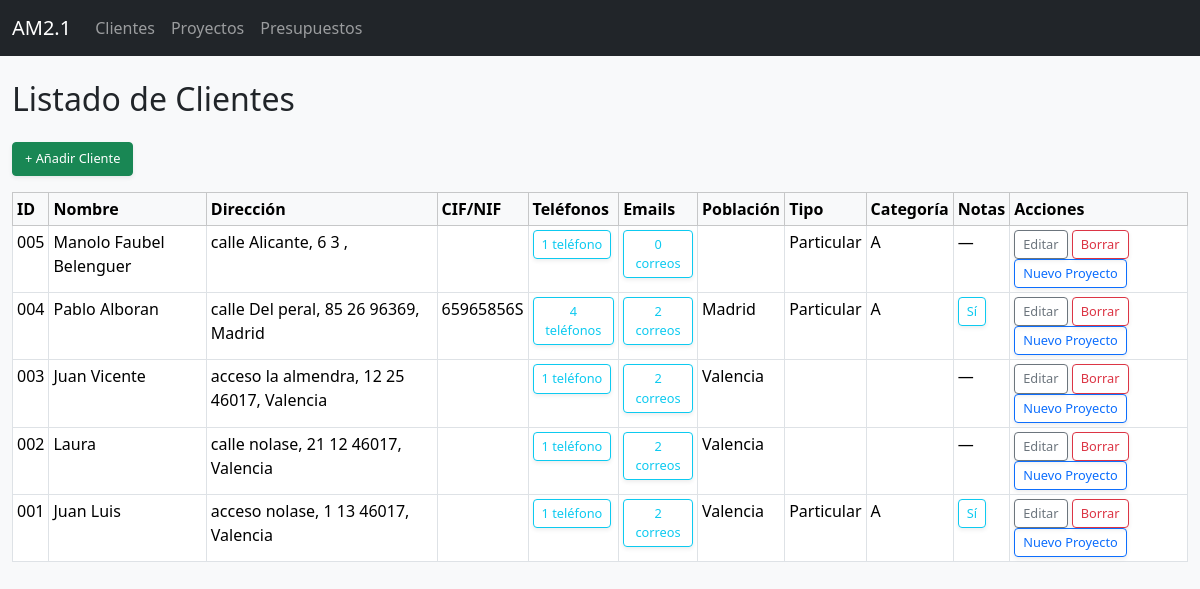
Screenshot of /clientes with the database file from the repository.
### tables this page shows
CREATE TABLE clientes (
            id INTEGER PRIMARY KEY AUTOINCREMENT,
            nombre TEXT NOT NULL,
            tipo_via TEXT,
            nombre_via TEXT,
            numero_via TEXT,
            puerta TEXT,
            codigo_postal TEXT,
            cif_nif TEXT,
            telefono1 TEXT,
            telefono2 TEXT,
            telefono3 TEXT,
            telefono4 TEXT,
            mail1 TEXT,
            mail2 TEXT,
            poblacion TEXT
        , notas TEXT, tipo_cliente TEXT, categoria_cliente TEXT);

### clientes.py (the view)
@clientes_bp.route("/clientes")
def listar_clientes():
    query = """
        SELECT id, nombre, tipo_via, nombre_via, numero_via, puerta, codigo_postal,
               cif_nif, telefono1, telefono2, telefono3, telefono4,
               mail1, mail2, poblacion, tipo_cliente, categoria_cliente, notas
        FROM clientes
        ORDER BY id DESC
    """
    clientes = db.execute_query(query, fetch=True) or []
    return render_template("clientes_list.html", clientes=clientes)

### dbhelper.py (called while the page is built)
    def execute_query(self, query, params=(), fetch=False, fetchone=False):
        with sqlite3.connect(self.db_path) as conn:
            conn.row_factory = sqlite3.Row  # Permite acceder a columnas por nombre
            cursor = conn.cursor()
            cursor.execute(query, params)
            result = None
            if fetch:
                result = cursor.fetchall()
            elif fetchone:
                result = cursor.fetchone()
            else:
                result = cursor.lastrowid
            conn.commit()
        return result

### templates/clientes_list.html (shortened to what this page needs)
{% extends "layout.html" %}
{% block content %}
<h2 class="mt-4 mb-4">Listado de Clientes</h2>
<a href="{{ url_for('clientes_bp.nuevo_cliente') }}" class="btn btn-success mb-3">+ Añadir Cliente</a>
<table class="table table-bordered table-hover table-sm">
  <thead class="table-light">
    <tr>
      <th>ID</th>
      <th>Nombre</th>
      <th>Dirección</th>
      <th>CIF/NIF</th>
      <th>Teléfonos</th>
      <th>Emails</th>
      <th>Población</th>
      <th>Tipo</th>
      <th>Categoría</th>
      <th>Notas</th>
      <th>Acciones</th>
    </tr>
  </thead>
  <tbody>
    {% for cliente in clientes %}
    <tr>
      <td>{{ "%03d" % cliente["id"] }} </td>
      <td>{{ cliente["nombre"] }}</td>
      <td>
        {{ cliente["tipo_via"] or "" }} {{ cliente["nombre_via"] or "" }}, {{ cliente["numero_via"] or "" }} {{ cliente["puerta"] or "" }} {{ cliente["codigo_postal"] or "" }},
        {{ cliente["poblacion"] or "" }}
      </td>
      <td>{{ cliente["cif_nif"] or "" }}</td>
      <td>
        {% set telefonos = [] %}
        {% for t in ["telefono1", "telefono2", "telefono3", "telefono4"] %}
          {% if cliente[t] %}{% set _ = telefonos.append(cliente[t]) %}{% endif %}
        {% endfor %}
        <button type="button" class="btn btn-sm btn-outline-info"
                data-bs-toggle="modal"
                data-bs-target="#modalTelefonos{{ cliente['id'] }}">
          {{ telefonos|length }} teléfono{{ 's' if telefonos|length != 1 }}
        </button>
      </td>
      <td>
        {% set mails = [] %}
        {% if cliente["mail1"] %}{% set _ = mails.append(cliente["mail1"]) %}{% endif %}
        {% if cliente["mail2"] %}{% set _ = mails.append(cliente["mail2"]) %}{% endif %}
        <button type="button" class="btn btn-sm btn-outline-info"
                data-bs-toggle="modal"
                data-bs-target="#modalCorreos{{ cliente['id'] }}">
          {{ mails|length }} correo{{ 's' if mails|length != 1 }}
        </button>
      </td>
      <td>{{ cliente["poblacion"] or "" }}</td>
      <td>{{ cliente["tipo_cliente"] or "" }}</td>
      <td>{{ cliente["categoria_cliente"] or "" }}</td>
      <td>
        {% if cliente["notas"] %}
          <button type="button" class="btn btn-sm btn-outline-info"
                  data-bs-toggle="modal"
                  data-bs-target="#modalNotas{{ cliente['id'] }}">
            Sí
          </button>
        {% else %}
          —
        {% endif %}
      </td>
      <td>
        <a href="{{ url_for('clientes_bp.editar_cliente', cliente_id=cliente['id']) }}" class="btn btn-sm btn-outline-secondary">Editar</a>
        <form action="{{ url_for('clientes_bp.borrar_cliente', cliente_id=cliente['id']) }}" method="post" style="display:inline;">
          <button type="submit" class="btn btn-sm btn-outline-danger">Borrar</button>
        </form>
        <a href="{{ url_for('proyectos_bp.nuevo_proyecto_cliente', cliente_id=cliente['id']) }}" class="btn btn-sm btn-outline-primary">Nuevo Proyecto</a>
      </td>
    </tr>
    {% endfor %}
  </tbody>
</table>
{% endblock %}

### static/custom.css (style rules this page uses)
.btn, .btn-primary, .btn-secondary, .btn-warning, .btn-danger, .btn-info { border-radius: 0.25rem; box-shadow: 0 0.125rem 0.25rem rgba(0, 0, 0, 0.075); font-size: 0.8rem; }

### rows the page displays
clientes: id "005", nombre "Manolo Faubel Belenguer", tipo_via "calle", nombre_via "Alicante", numero_via "6", puerta "3", telefonos "1", mails "0", value "s", tipo_cliente "Particular", categoria_cliente "A"
clientes: id "004", nombre "Pablo Alboran", tipo_via "calle", nombre_via "Del peral", numero_via "85", puerta "26", codigo_postal "96369", poblacion "Madrid", cif_nif "65965856S", telefonos "4", value "s", mails "2", tipo_cliente "Particular", categoria_cliente "A"
clientes: id "003", nombre "Juan Vicente", tipo_via "acceso", nombre_via "la almendra", numero_via "12", puerta "25", codigo_postal "46017", poblacion "Valencia", telefonos "1", mails "2", value "s"
clientes: id "002", nombre "Laura", tipo_via "calle", nombre_via "nolase", numero_via "21", puerta "12", codigo_postal "46017", poblacion "Valencia", telefonos "1", mails "2", value "s"
clientes: id "001", nombre "Juan Luis", tipo_via "acceso", nombre_via "nolase", numero_via "1", puerta "13", codigo_postal "46017", poblacion "Valencia", telefonos "1", mails "2", value "s", tipo_cliente "Particular", categoria_cliente "A"
